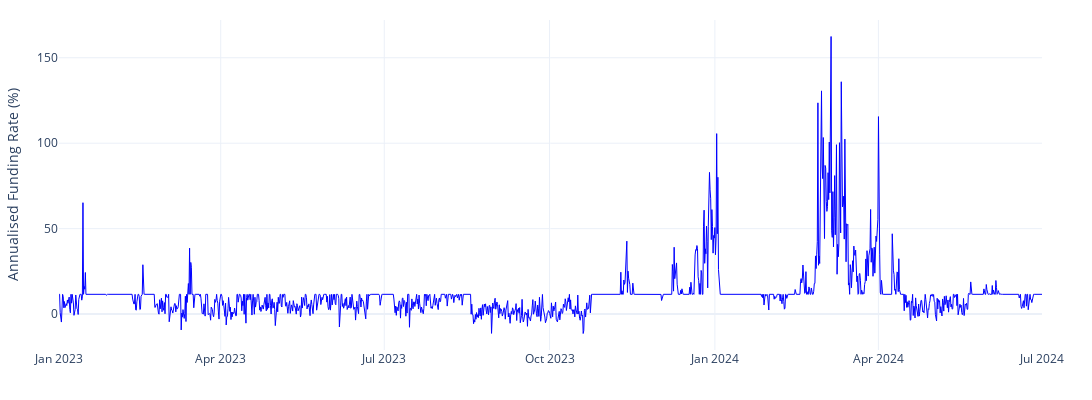

The notebook cell saved with this chart:
### Code cell
file_path = './data/processed/binance_btc_test.csv'
df = pd.read_csv(file_path)

df['time'] = pd.to_datetime(df['time'])

perp_df = df[df['contract'] == 'perpetual'][['time', 'funding rate']]

perp_df['annualised_funding_rate'] = ((1 + perp_df['funding rate']) ** (3 * 365) - 1) * 100

fig = go.Figure()

fig.add_trace(go.Scatter(
    x=perp_df['time'],
    y=perp_df['annualised_funding_rate'],
    mode='lines',
    name='Annualized Funding Rate',
    line=dict(width=1, color='blue')
))

fig.update_layout(
    xaxis=dict(tickformat='%d.%m'),
    yaxis=dict(title='Annualised Funding Rate (%)', zeroline=True),
    width=1200,
    height=400,
    template='plotly_white',
    margin=dict(l=50, r=50, t=20, b=50)
)

fig.update_xaxes(
    tickformat='%b %Y',
    tickangle=0,
    showgrid=True,
    zeroline=True,
    showticklabels=True,
    dtick='M3'
)

fig.show()

### Figure 1 — Plotly figure (JSON) as saved in the notebook; plotly's stock layout.template omitted (floating-point values rounded to 4 significant figures; data arrays with more than 128 entries replaced by an {"elided": "..."} marker saying what was removed)
{"data": [{"line": {"color": "blue", "width": 1}, "mode": "lines", "name": "Annualized Funding Rate", "type": "scatter", "x": {"elided": "1642 str values"}, "y": {"elided": "1642 float values"}}], "layout": {"height": 400, "margin": {"b": 50, "l": 50, "r": 50, "t": 20}, "width": 1200, "xaxis": {"dtick": "M3", "showgrid": true, "showticklabels": true, "tickangle": 0, "tickformat": "%b %Y", "zeroline": true}, "yaxis": {"title": {"text": "Annualised Funding Rate (%)"}, "zeroline": true}}}
